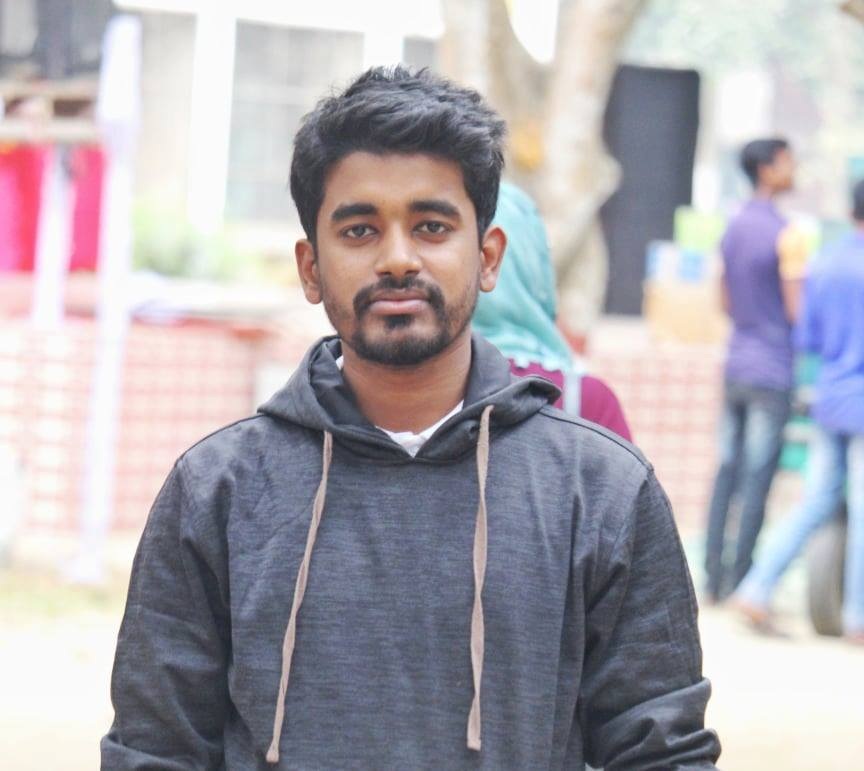
#> input picture data/sohan.jpg, 864 x 771 px, found by its file name
$ jupyter execute opencv.ipynb   (shell and % lines are left out)
#> lines starting #> are read from the running program, lines starting #| are printed output that depends on the picture
[cell 1]
import numpy as np
import matplotlib.pyplot as plt

[cell 2]
import cv2

[cell 3]
img = cv2.imread('data/sohan.jpg')
#> img is the input picture: shape (771, 864, 3); mean B, G, R 176.3, 169.3, 173.3

[cell 4]
img

[cell 5]
type(img)

[cell 6]
#opencv wrong path issue

[cell 7]
img1 = cv2.imread("worng/path.jpg")

[cell 8]
img1

[cell 9]
type(img1)

[cell 10]
img

[cell 11]
img.shape
#> Out = (771, 864, 3)

[cell 12]
plt.imshow(img)

[cell 13]
#MATPLOTLIB --> RGB RED GREEN BLUE
#OPENCV --> BLUE GREEN RED

[cell 14]
fixed_img=cv2.cvtColor(img,cv2.COLOR_BGR2RGB)#converting image BGR to RGB

[cell 15]
fixed_img

[cell 16]
plt.imshow(fixed_img)

[cell 17]
img_gray = cv2.imread('data/sohan.jpg', cv2.IMREAD_GRAYSCALE)
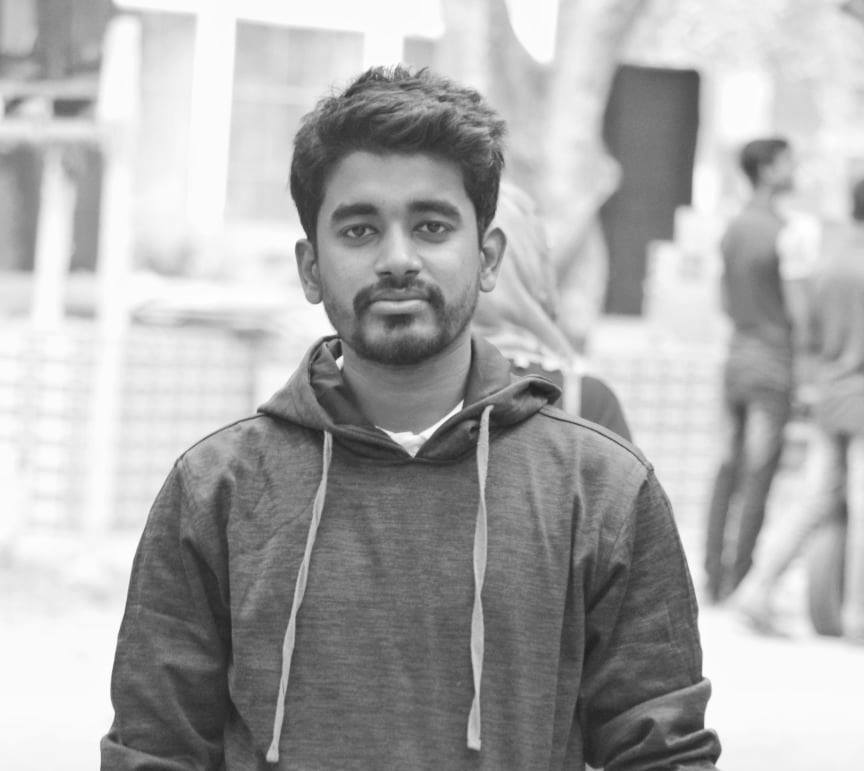
#> img_gray: shape (771, 864); min 30, max 255, mean 171.3

[cell 18]
plt.imshow(img_gray)

[cell 19]
img_gray.shape
#> Out = (771, 864)

[cell 20]
img_gray

[cell 21]
img_gray.min()
#> Out = 30

[cell 22]
img_gray.max()
#> Out = 255

[cell 23]
plt.imshow(img_gray, cmap="gray")

[cell 24]
plt.imshow(img_gray, cmap="magma")

[cell 25]
plt.imshow(img)

[cell 26]
plt.imshow(fixed_img)

[cell 27]
fixed_img.shape
#> Out = (771, 864, 3)

[cell 28]
# cv2.resize(image name,(width,height))
resize_img = cv2.resize(fixed_img, (600,300))
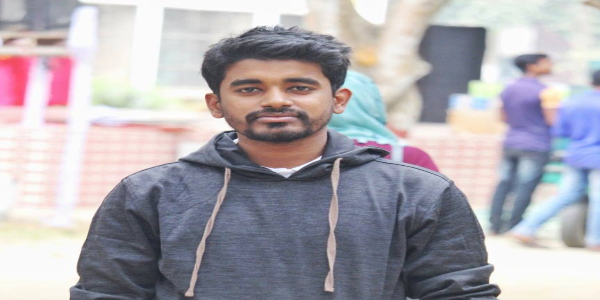
#> resize_img: shape (300, 600, 3); mean R, G, B 173.2, 169.2, 176.2

[cell 29]
resize_img

[cell 30]
plt.imshow(resize_img)

[cell 31]
resize_img.shape
#> Out = (300, 600, 3)

[cell 32]
#resize image with width ratio and height ratio
w_ratio = 0.5
h_ration = 0.5
ration_img = cv2.resize(fixed_img,(0,0),fixed_img,w_ratio,h_ration)

[cell 33]
plt.imshow(ration_img)

[cell 34]
ration_img.shape
#> Out = (386, 432, 3)

[cell 35]
fixed_img.shape
#> Out = (771, 864, 3)

[cell 36]
w_ratio = 0.8 #80% of the original image
h_ration = 0.2 #20% of the original image
ration_img = cv2.resize(fixed_img,(0,0),fixed_img,w_ratio,h_ration)
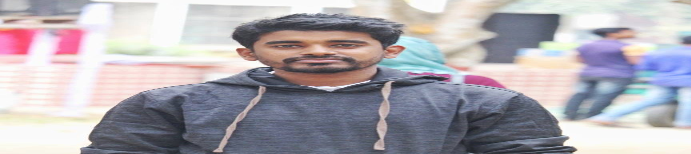
#> ration_img: shape (154, 691, 3); mean R, G, B 173.4, 169.3, 176.4

[cell 37]
plt.imshow(ration_img)

[cell 38]
#rotating image using opencv
flip_img = cv2.flip(fixed_img,0)
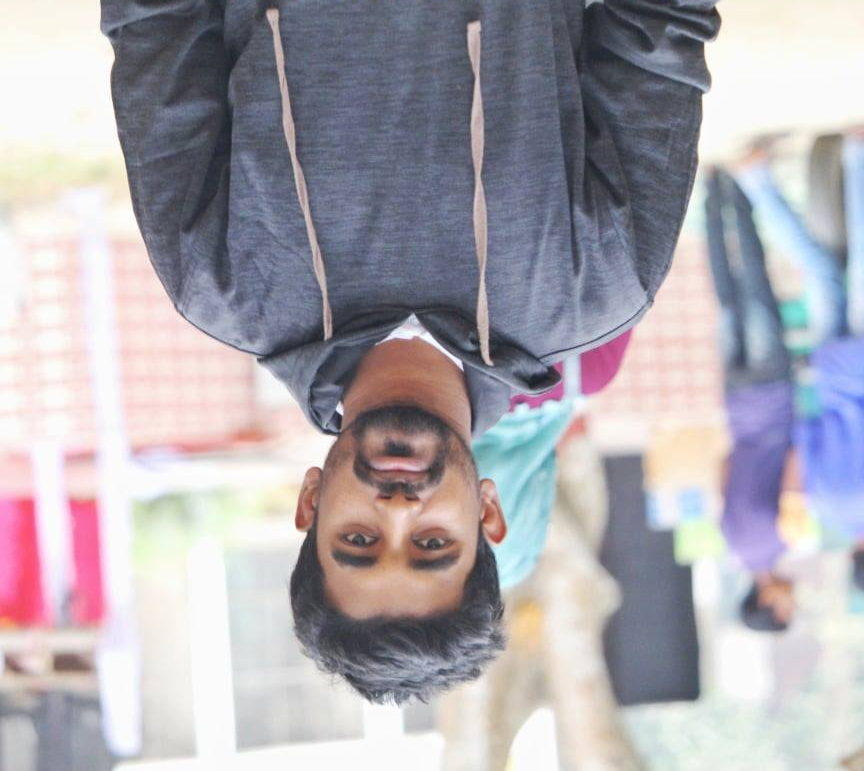
#> flip_img: shape (771, 864, 3); mean R, G, B 173.3, 169.3, 176.3

[cell 39]
plt.imshow(flip_img)

[cell 40]
flip_img = cv2.flip(fixed_img,-1)
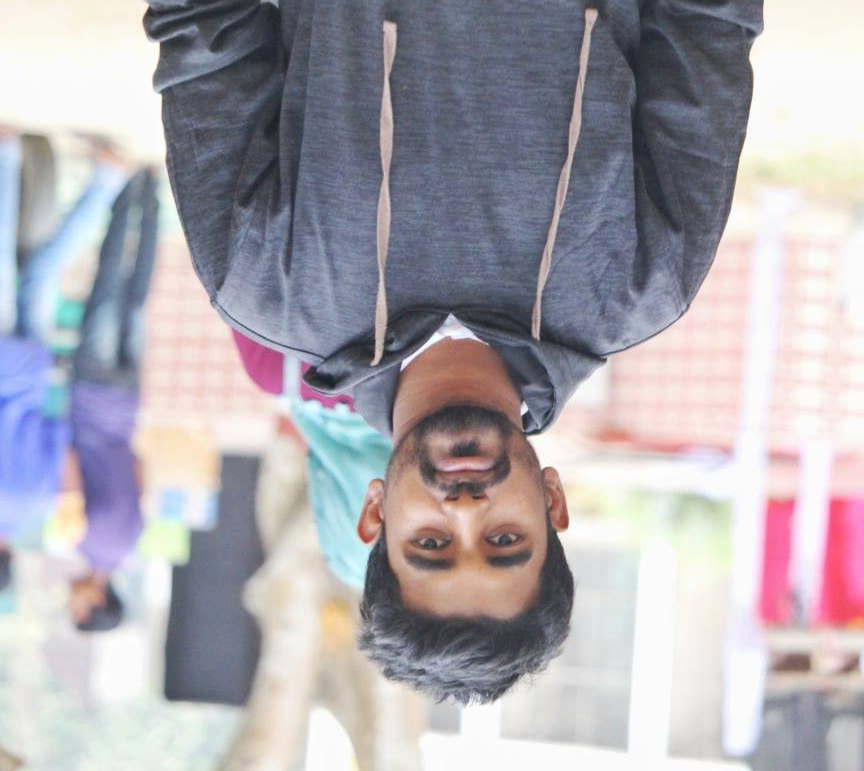
#> flip_img: shape (771, 864, 3); mean R, G, B 173.3, 169.3, 176.3
plt.imshow(flip_img)

[cell 41]
type(fixed_img)

[cell 42]
#save image using opencv
cv2.imwrite("numpy.jpg",fixed_img)
#> Out = True

$ run again, with data/Nadia_Murad.jpg copied over data/sohan.jpg
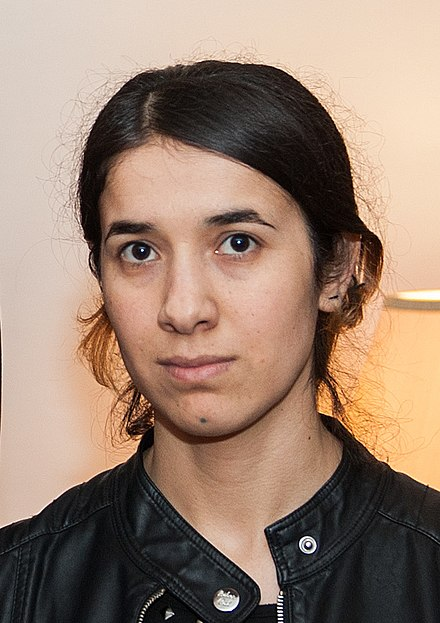
#> input picture data/Nadia_Murad.jpg, 440 x 623 px, found by its file name
#> img is the input picture: shape (623, 440, 3); mean B, G, R 112.7, 129.2, 153.8
#> `img_gray = cv2.imread('data/sohan.jpg', cv2.IMREAD_GRAYSCALE)`:
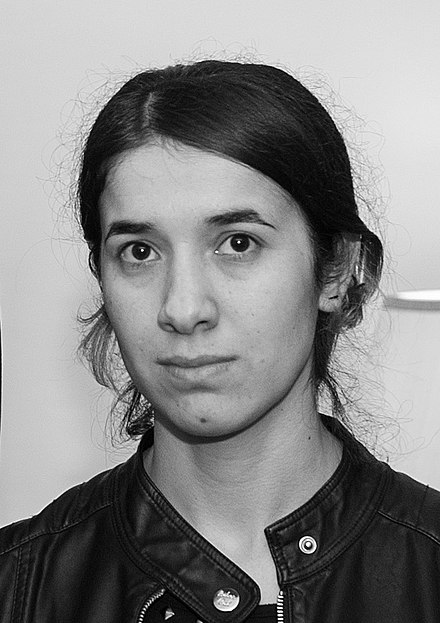
#> img_gray: shape (623, 440); min 0, max 255, mean 134.7
#> `img_gray.min()`: Out = 0
#> `img_gray.max()`: Out = 255
#> `flip_img = cv2.flip(fixed_img,-1)`:
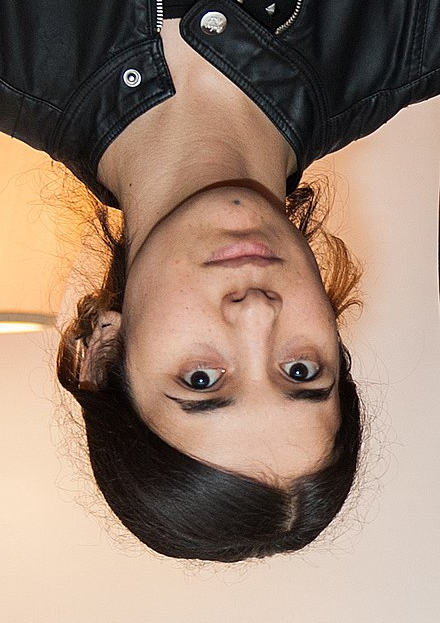
#> flip_img: shape (623, 440, 3); mean R, G, B 153.8, 129.2, 112.7
#> `cv2.imwrite("numpy.jpg",fixed_img)`: Out = True
